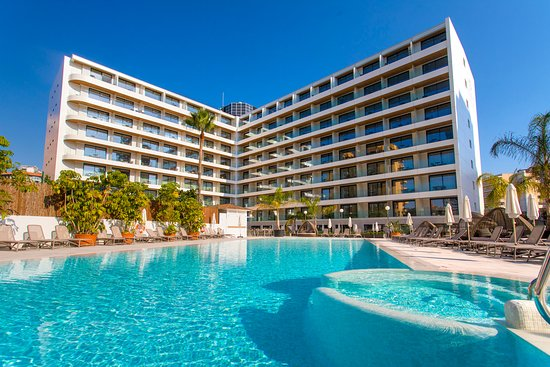
#> input picture MobileAppProgramming/LaboratoryWorks/LBR_08/Solution/work_project/img/hotel.jpg, 550 x 367 px, given in place of the camera
$ python Task_1.py
#> lines starting #> are read from the running program, lines starting #| are printed output that depends on the picture; after the words box and inside, x2 and y2 are one past the last pixel; in counts of white or black regions, pixels touching at a corner belong together
import cv2
import numpy as np
import time
from datetime import datetime

class MotionDetector:
    def __init__(self, learning_rate=0.001, motion_threshold=1000):
        self.learning_rate = learning_rate
        self.motion_threshold = motion_threshold
        self.bg_subtractor = cv2.createBackgroundSubtractorMOG2(history=500, varThreshold=16, detectShadows=True)

    def detect_motion(self, frame):
        fg_mask = self.bg_subtractor.apply(frame, learningRate=self.learning_rate)

        kernel_open = cv2.getStructuringElement(cv2.MORPH_ELLIPSE, (5, 5))
        kernel_close = cv2.getStructuringElement(cv2.MORPH_ELLIPSE, (20, 20))

        fg_mask = cv2.morphologyEx(fg_mask, cv2.MORPH_OPEN, kernel_open)
        fg_mask = cv2.morphologyEx(fg_mask, cv2.MORPH_CLOSE, kernel_close)

        contours, _ = cv2.findContours(fg_mask, cv2.RETR_EXTERNAL, cv2.CHAIN_APPROX_SIMPLE)

        motion_detected = False
        processed_frame = frame.copy()
        bounding_boxes = []

        for contour in contours:
            area = cv2.contourArea(contour)
            if area > self.motion_threshold:
                motion_detected = True
                x, y, w, h = cv2.boundingRect(contour)
                bounding_boxes.append((x, y, w, h))
                cv2.rectangle(processed_frame, (x, y), (x + w, y + h), (0, 0, 255), 2)
                cv2.putText(processed_frame, "MOTION", (x, y - 10),
                            cv2.FONT_HERSHEY_SIMPLEX, 0.5, (0, 0, 255), 2)

        return motion_detected, processed_frame, bounding_boxes

class LucasKanadeTracker:
    def __init__(self):
        self.prev_points = None
        self.current_points = None
        self.initial_points = None
        self.prev_gray = None
        self.first_frame = True

    def process_frame(self, frame):
        gray = cv2.cvtColor(frame, cv2.COLOR_BGR2GRAY)
        output = frame.copy()

        if self.first_frame:
            self.prev_points = cv2.goodFeaturesToTrack(gray, maxCorners=200,
                                                       qualityLevel=0.01, minDistance=5, blockSize=3)
            if self.prev_points is not None:
                self.initial_points = self.prev_points.copy()
            self.prev_gray = gray.copy()
            self.first_frame = False
            return output

        if self.prev_points is None or len(self.prev_points) == 0:
            self.prev_points = cv2.goodFeaturesToTrack(gray, maxCorners=200,
                                                       qualityLevel=0.01, minDistance=5, blockSize=3)
            if self.prev_points is not None:
                self.initial_points = self.prev_points.copy()
            self.prev_gray = gray.copy()
            return output

        self.current_points, status, err = cv2.calcOpticalFlowPyrLK(
            self.prev_gray, gray, self.prev_points, None,
            winSize=(15, 15), maxLevel=2,
            criteria=(cv2.TERM_CRITERIA_EPS | cv2.TERM_CRITERIA_COUNT, 10, 0.03)
        )

        if self.current_points is not None:
            valid_count = np.sum(status)
            if valid_count < 5:
                self.prev_points = cv2.goodFeaturesToTrack(gray, maxCorners=200,
                                                           qualityLevel=0.01, minDistance=5, blockSize=3)
                if self.prev_points is not None:
                    self.initial_points = self.prev_points.copy()
                self.prev_gray = gray.copy()
                return output

            for i in range(len(self.current_points)):
                if status[i]:
                    prev_pt = tuple(self.prev_points[i].astype(int).ravel())
                    curr_pt = tuple(self.current_points[i].astype(int).ravel())
                    init_pt = tuple(self.initial_points[i].astype(int).ravel())

                    cv2.line(output, prev_pt, curr_pt, (0, 255, 0), 1)
                    cv2.circle(output, curr_pt, 2, (0, 255, 0), -1)
                    cv2.line(output, init_pt, curr_pt, (255, 0, 0), 1)

        self.prev_gray = gray.copy()
        if self.current_points is not None:
            self.prev_points = self.current_points.copy()

        return output

class SimpleObjectTracker:
    def __init__(self):
        self.face_cascade = cv2.CascadeClassifier(cv2.data.haarcascades + 'haarcascade_frontalface_default.xml')
        self.object_detector = cv2.createBackgroundSubtractorMOG2(history=300, varThreshold=25)
        self.tracked_objects = []
        self.next_id = 1
        self.colors = [
            (255, 0, 0),
            (0, 255, 0),
            (0, 0, 255),
            (255, 255, 0),
            (255, 0, 255),
            (0, 255, 255),
        ]

    def detect_faces(self, frame):
        gray = cv2.cvtColor(frame, cv2.COLOR_BGR2GRAY)
        faces = self.face_cascade.detectMultiScale(gray, 1.1, 4, minSize=(50, 50))
        return faces

    def detect_moving_objects(self, frame):
        fg_mask = self.object_detector.apply(frame)

        kernel = cv2.getStructuringElement(cv2.MORPH_ELLIPSE, (10, 10))
        fg_mask = cv2.morphologyEx(fg_mask, cv2.MORPH_OPEN, kernel)
        fg_mask = cv2.morphologyEx(fg_mask, cv2.MORPH_CLOSE, kernel)

        contours, _ = cv2.findContours(fg_mask, cv2.RETR_EXTERNAL, cv2.CHAIN_APPROX_SIMPLE)

        objects = []
        for contour in contours:
            area = cv2.contourArea(contour)
            if area > 1500:
                x, y, w, h = cv2.boundingRect(contour)
                if w < frame.shape[1] * 0.8 and h < frame.shape[0] * 0.8:
                    objects.append((x, y, w, h))

        return objects

    def update_tracking(self, frame):
        output = frame.copy()

        faces = self.detect_faces(frame)

        moving_objects = self.detect_moving_objects(frame)

        all_objects = list(faces) + moving_objects

        if not all_objects:
            h, w = frame.shape[:2]
            all_objects = [
                (int(w*0.2), int(h*0.2), int(w*0.15), int(h*0.15)),
                (int(w*0.6), int(h*0.3), int(w*0.2), int(h*0.2)),
                (int(w*0.4), int(h*0.6), int(w*0.15), int(h*0.15))
            ]

        all_objects = all_objects[:6]

        current_objects = []

        for i, (x, y, w, h) in enumerate(all_objects):
            obj_id = i + 1
            color = self.colors[i % len(self.colors)]

            cv2.rectangle(output, (x, y), (x + w, y + h), color, 3)

            cv2.putText(output, f"ID:{obj_id}", (x, y - 10),
                        cv2.FONT_HERSHEY_SIMPLEX, 0.7, color, 2)

            center_x = x + w // 2
            center_y = y + h // 2
            cv2.circle(output, (center_x, center_y), 6, color, -1)

            marker_size = 4
            cv2.circle(output, (x, y), marker_size, color, -1)
            cv2.circle(output, (x + w, y), marker_size, color, -1)
            cv2.circle(output, (x, y + h), marker_size, color, -1)
            cv2.circle(output, (x + w, y + h), marker_size, color, -1)

            if i < len(faces):
                obj_type = "FACE"
            else:
                obj_type = "OBJECT"

            cv2.putText(output, obj_type, (x, y + h + 20),
                        cv2.FONT_HERSHEY_SIMPLEX, 0.5, color, 1)

            current_objects.append({
                'id': obj_id,
                'bbox': (x, y, w, h),
                'color': color,
                'type': obj_type
            })

        total_objects = len(all_objects)
        faces_count = len(faces)
        moving_count = len(moving_objects)

        cv2.putText(output, f"TRACKING: {total_objects} OBJECTS", (10, 30),
                    cv2.FONT_HERSHEY_SIMPLEX, 0.8, (0, 255, 0), 2)
        cv2.putText(output, f"Faces: {faces_count}, Moving: {moving_count}", (10, 70),
                    cv2.FONT_HERSHEY_SIMPLEX, 0.6, (255, 255, 0), 2)

        self.tracked_objects = current_objects

        return total_objects > 0, output

def main():
    cap = cv2.VideoCapture(0)
    cap.set(cv2.CAP_PROP_FRAME_WIDTH, 1280)
    cap.set(cv2.CAP_PROP_FRAME_HEIGHT, 720)

    if not cap.isOpened():
        print("Error: Could not open video stream!")
        return -1

    motion_detector = MotionDetector()
    lk_tracker = LucasKanadeTracker()
    obj_tracker = SimpleObjectTracker()

    motion_alert_sent = False
    last_alert_time = 0

    cv2.namedWindow("Video Analysis", cv2.WINDOW_NORMAL)

    print("=== VIDEO ANALYSIS SYSTEM ===")
    print("All modules running automatically...")
    print("Object Tracking: Face detection + Motion detection")
    print("Press 'q' to exit")
    print("==============================")

    while True:
        ret, frame = cap.read()
#> frame is the input picture: shape (367, 550, 3); mean B, G, R 153.4, 136.2, 81
        if not ret:
            break

        motion_detected, motion_output, _ = motion_detector.detect_motion(frame)
#> in detect_motion, `fg_mask = self.bg_subtractor.apply(frame, learningRate=self.learning_r..`:
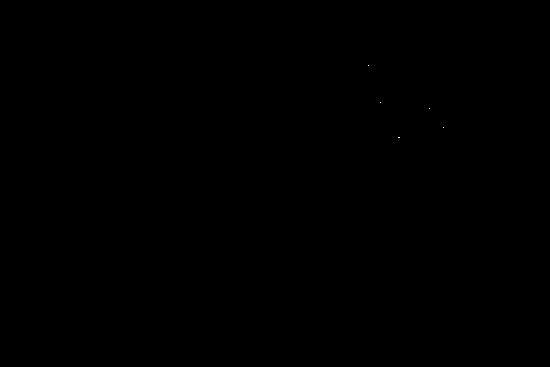
#> fg_mask: shape (367, 550); values 127 (black) and 255 (white), 0% white in thin lines or dots, all inside (x1, y1, x2, y2) = (368, 65, 444, 138)
#> in detect_motion, `fg_mask = cv2.morphologyEx(fg_mask, cv2.MORPH_OPEN, kernel_open)`: fg_mask: shape (367, 550); every value is 127
#> in detect_motion, `contours, _ = cv2.findContours(fg_mask, cv2.RETR_EXTERNAL, cv2.CHAIN_A..`: contours = [[[0, 0], [0, 366], [549, 366], [549, 0]]]
#> the loop in detect_motion, `for contour in contours:` made 1 pass
#> (contour, area, motion_detected, x, y, w, h) on pass 1: ([[0, 0], [0, 366], [549, 366], [549, 0]], 200934, True, 0, 0, 550, 367)
#> after the loop in detect_motion, `for contour in contours:`:
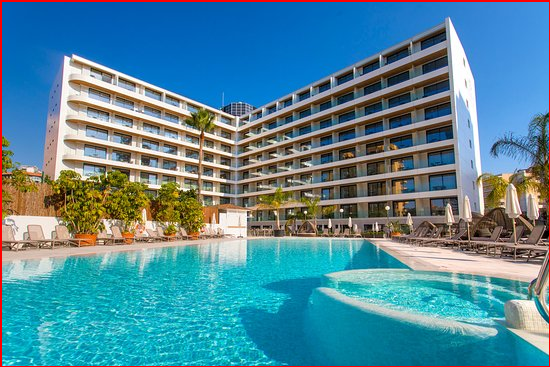
#> processed_frame: shape (367, 550, 3); 1.36% of pixels changed, all inside (x1, y1, x2, y2) = (0, 0, 550, 367)
#> after the loop in detect_motion, `for contour in contours:`: bounding_boxes = [(0, 0, 550, 367)]
#> motion_detected = True

        if motion_detected and not motion_alert_sent:
            current_time = datetime.now().strftime("%Y-%m-%d %H:%M:%S")
            print(f"WARNING: Motion detected! {current_time}")
            motion_alert_sent = True
            last_alert_time = time.time()

        if motion_alert_sent and (time.time() - last_alert_time) > 3:
            motion_alert_sent = False

        lk_output = lk_tracker.process_frame(frame)
#> in process_frame, `gray = cv2.cvtColor(frame, cv2.COLOR_BGR2GRAY)`:
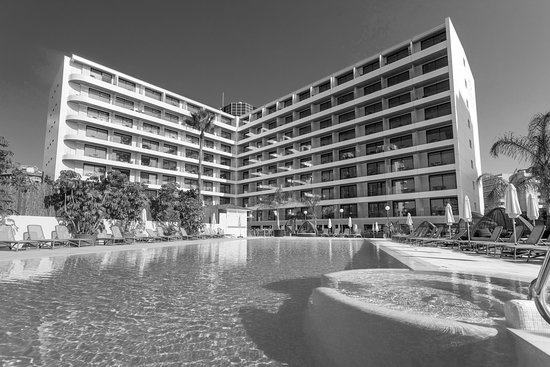
#> gray: shape (367, 550); min 0, max 255, mean 121.7
#> in process_frame, `self.prev_points = cv2.goodFeaturesToTrack(gray, maxCorners=200, quali..`: self.prev_points = 200 rows, first 8: [305, 212], [342, 210], [329, 227], [408, 213], [350, 218], [305, 193], [119, 77], [288, 180]
#> in process_frame, `self.initial_points = self.prev_points.copy()`: self.initial_points has the same summary as self.prev_points

        tracking_success, tracking_output = obj_tracker.update_tracking(frame)
#> in detect_faces, `faces = self.face_cascade.detectMultiScale(gray, 1.1, 4, minSize=(50, ..`: faces = ()
#> in detect_moving_objects, `contours, _ = cv2.findContours(fg_mask, cv2.RETR_EXTERNAL, cv2.CHAIN_A..`: contours = [[[0, 0], [0, 366], [549, 366], [549, 0]]]
#> the loop in detect_moving_objects, `for contour in contours:` made 1 pass
#> after the loop in detect_moving_objects, `for contour in contours:`: objects = []
#> after the loop in update_tracking, `for i, (x, y, w, h) in enumerate(all_objects):`:
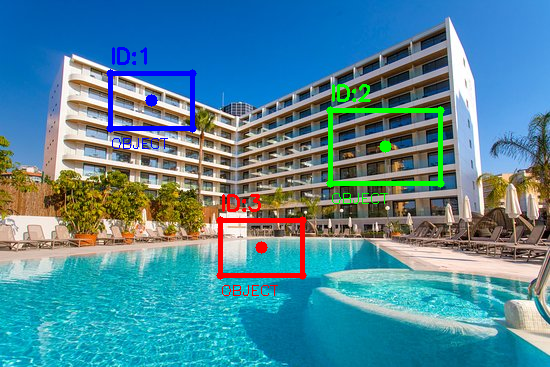
#> output: shape (367, 550, 3); 3.19% of pixels changed, all inside (x1, y1, x2, y2) = (106, 47, 445, 296)
#> after the loop in update_tracking, `for i, (x, y, w, h) in enumerate(all_objects):`: current_objects = 3 items
#> in update_tracking, `faces_count = len(faces)`: faces_count = 0
#> in update_tracking, `self.tracked_objects = current_objects`: self.tracked_objects = 3 items
#> tracking_success = True

        display_size = (640, 480)

        motion_display = cv2.resize(motion_output, display_size)
        lk_display = cv2.resize(lk_output, display_size)
        tracking_display = cv2.resize(tracking_output, display_size)
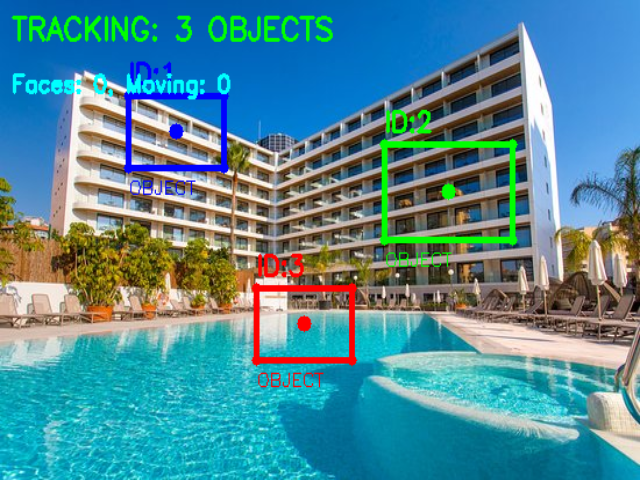
#> tracking_display: shape (480, 640, 3); mean B, G, R 150.1, 137.7, 80.2
        original_display = cv2.resize(frame, display_size)

        top_row = np.hstack([motion_display, lk_display])
        bottom_row = np.hstack([tracking_display, original_display])
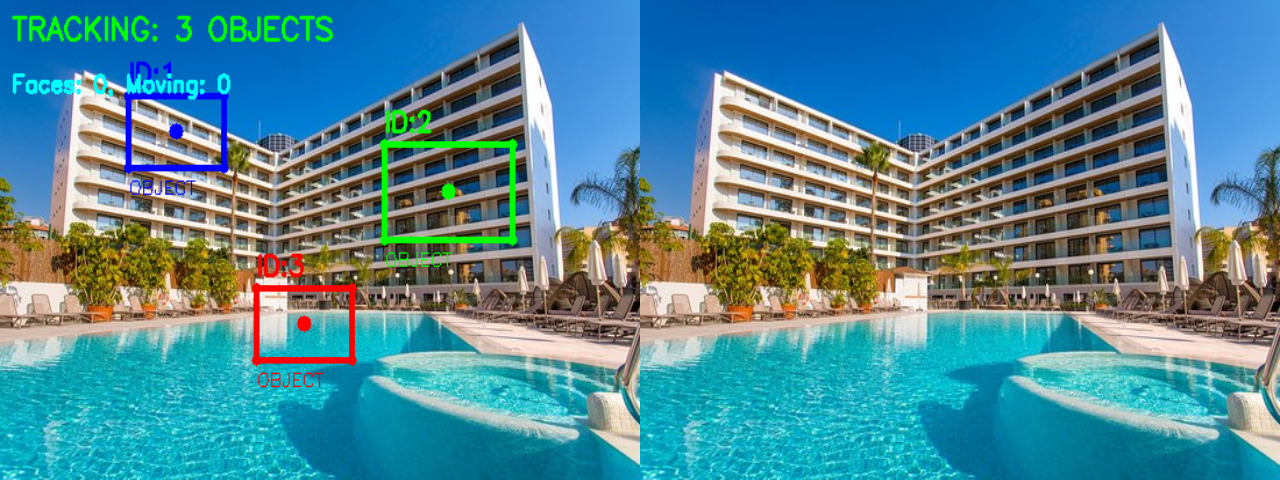
#> bottom_row: shape (480, 1280, 3); mean B, G, R 151.7, 136.9, 80.5
        final_output = np.vstack([top_row, bottom_row])

        cv2.putText(final_output, "1. Motion Detection", (10, 30),
                    cv2.FONT_HERSHEY_SIMPLEX, 0.6, (255, 255, 255), 2)
        cv2.putText(final_output, "2. Optical Flow", (650, 30),
                    cv2.FONT_HERSHEY_SIMPLEX, 0.6, (255, 255, 255), 2)
        cv2.putText(final_output, "3. Object Tracking", (10, 510),
                    cv2.FONT_HERSHEY_SIMPLEX, 0.6, (255, 255, 255), 2)
        cv2.putText(final_output, "4. Original", (650, 510),
                    cv2.FONT_HERSHEY_SIMPLEX, 0.6, (255, 255, 255), 2)
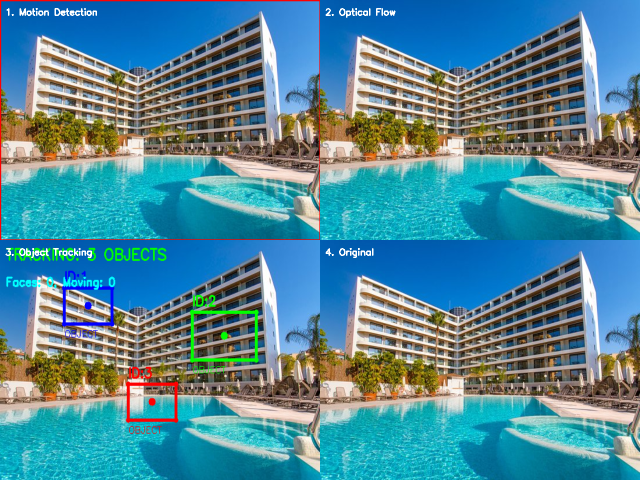
#> final_output: shape (960, 1280, 3) (shown at 1/2 size); mean B, G, R 152.3, 136.5, 82.3

        cv2.imshow("Video Analysis", final_output)

        key = cv2.waitKey(30) & 0xFF
#> (key q is pressed here)
        if key == ord('q'):
            break

    cap.release()
    cv2.destroyAllWindows()

if __name__ == "__main__":
    main()
